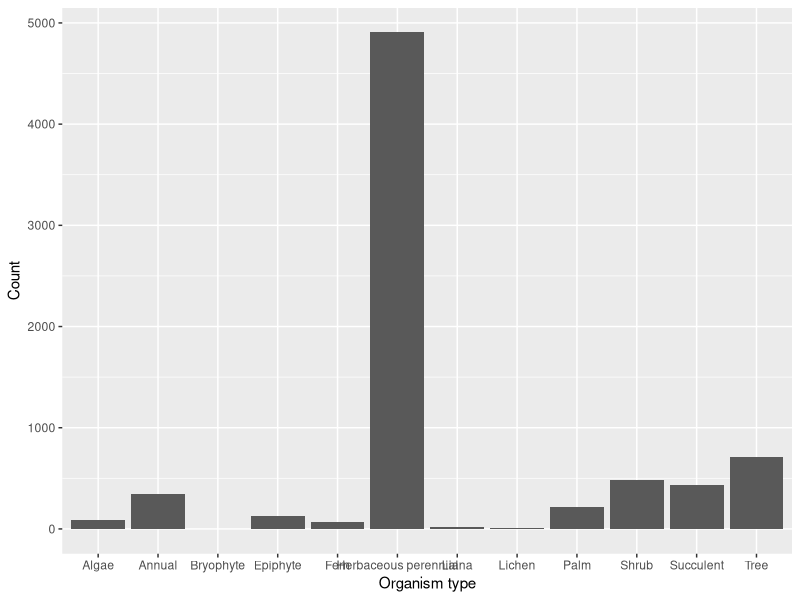
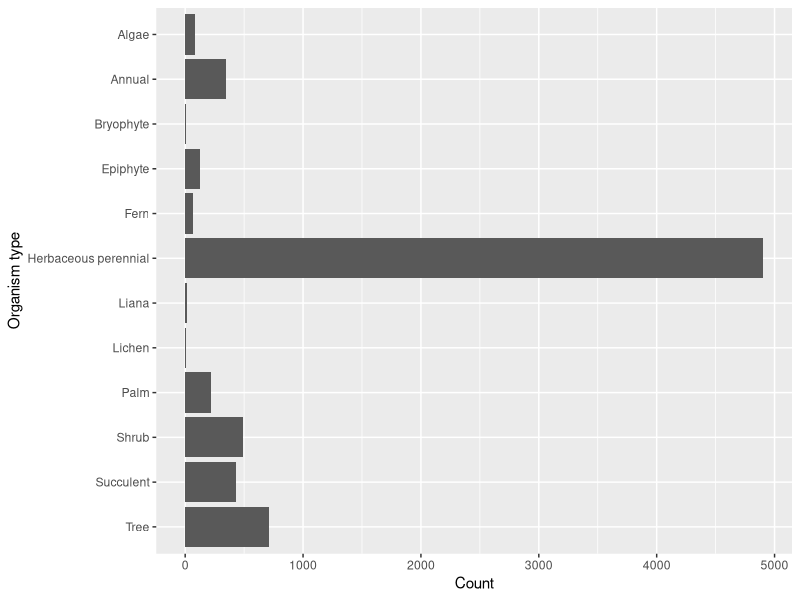
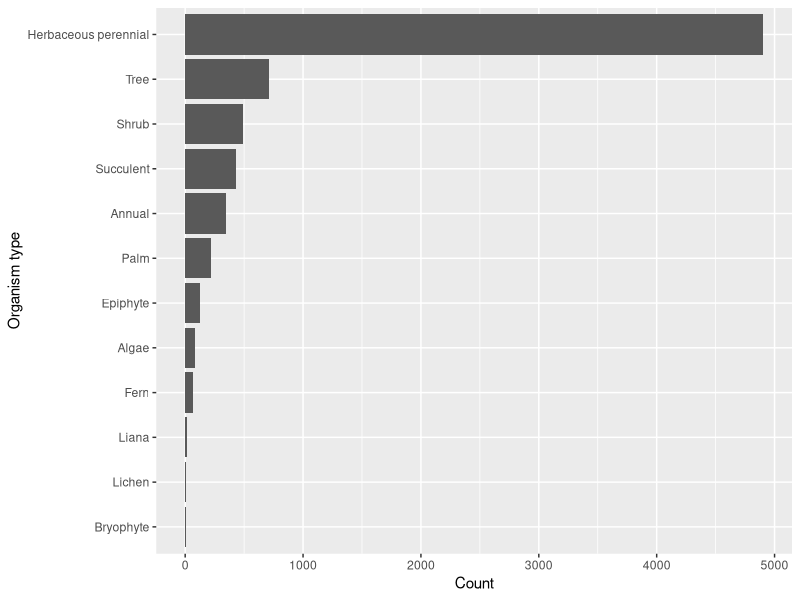
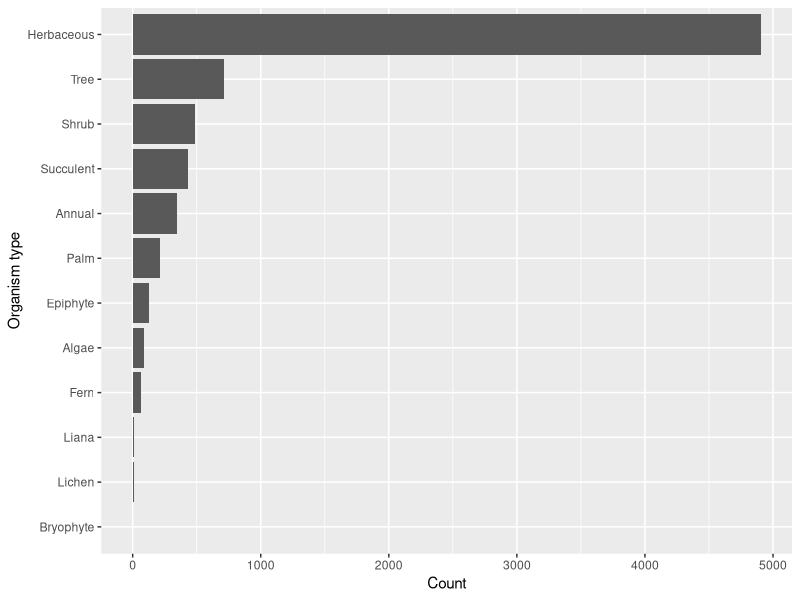
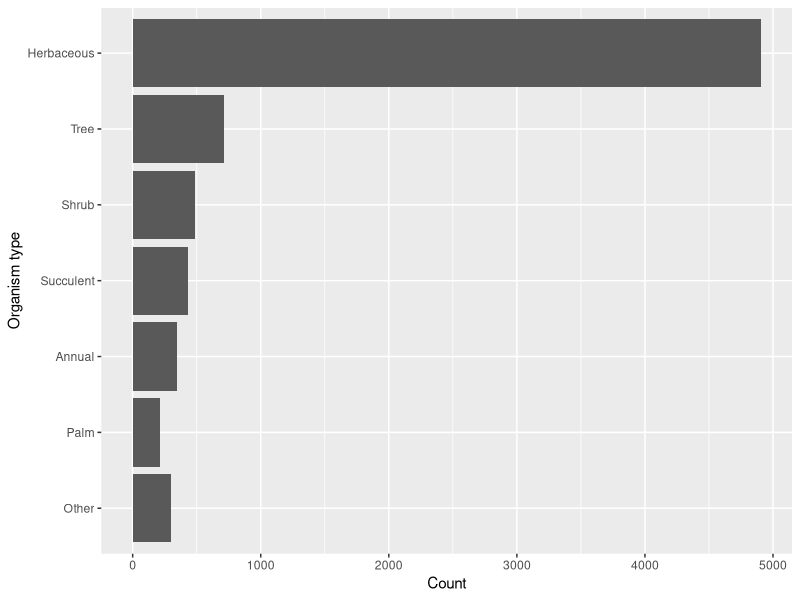

R code for these plots, in order:
## ---- chunk 1
knitr::opts_chunk$set(echo = TRUE)
## ---- chunk 2
library(ggplot2)
library(forcats)
## ---- chunk 3
compadre <- read.csv("data/compadre_meta.csv", stringsAsFactors = F)
compadre[1:5, 1:10]
## ---- chunk 4
table(compadre$OrganismType)
fct_count(compadre$OrganismType)
## ---- chunk 5
ggplot(compadre, aes(x = OrganismType)) +
  geom_bar() +
  labs(x = "Organism type", y = "Count")
## ---- chunk 6
ggplot(compadre, aes(x = fct_rev(OrganismType))) +
  geom_bar() +
  coord_flip() +
  labs(x = "Organism type", y = "Count")
## ---- chunk 7
compadre$OrganismType <- fct_infreq(compadre$OrganismType)

ggplot(compadre, aes(fct_rev(OrganismType))) +
  geom_bar() +
  coord_flip() +
  labs(x = "Organism type", y = "Count")
## ---- chunk 8
compadre$OrganismType <- fct_recode(compadre$OrganismType,
                                    "Herbaceous" = "Herbaceous perennial")

ggplot(compadre, aes(fct_rev(OrganismType))) +
  geom_bar() +
  coord_flip() +
  labs(x = "Organism type", y = "Count")
## ---- chunk 9
ggplot(compadre, aes(fct_rev(fct_lump(OrganismType, n = 6)))) +
  geom_bar() +
  coord_flip() +
  labs(x = "Organism type", y = "Count")
